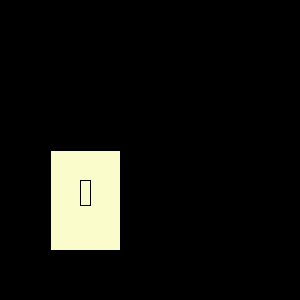
Frame 1 (no input)
Frame 60 (the mouse pressed at the canvas centre just before this capture): identical to frame 1, image omitted
Frame 120 (the mouse held since frame 60 and released just before this capture): identical to frame 1, image omitted

The Processing sketch that drew this single still picture (run headless with seeded random() and noise(); from frame 60 on, the mouse is pressed at the canvas centre):

// Processing sketch: processing_36403
// ── processing_36403.pde

boolean on = false;
 
int btnX = 50;
int btnY = 150;
int btnW = 70;
int btnH = 100;
 
//-------------------------------------------------------
void setup() {
  size(300, 300);
  
}
 
//-------------------------------------------------------
void draw() {
  // keep looking at the boolean variable to decide on the
  // background color and image of lamp
  if (on == true) {
    background(255);
   quad(150,10,170,10,180,40,130,40);
  line(130,42,125,50);
 line(140,42,137,50);
line(155,42,155,50);
line(170,42,174,50);
line(180,42,184,50);
  }
  else {
    background(0); 
  }
    
  
 
    // light switch
  fill(251,252,204);
  rect(btnX, btnY, btnW, btnH);


 fill(251,252,204);
 rect(80,180,10,25);
     
}
 
//button limits
void mousePressed() {
  if ( mouseX > btnX && mouseX < (btnX+btnW) && mouseY > btnY && mouseY < (btnY+btnH)) {
    // toggle the value of 'on'
    // in other words, if on == true, then on becomes not true (false) and
    // vice versa
    on = !on;   // on = (not)on
  }
}
